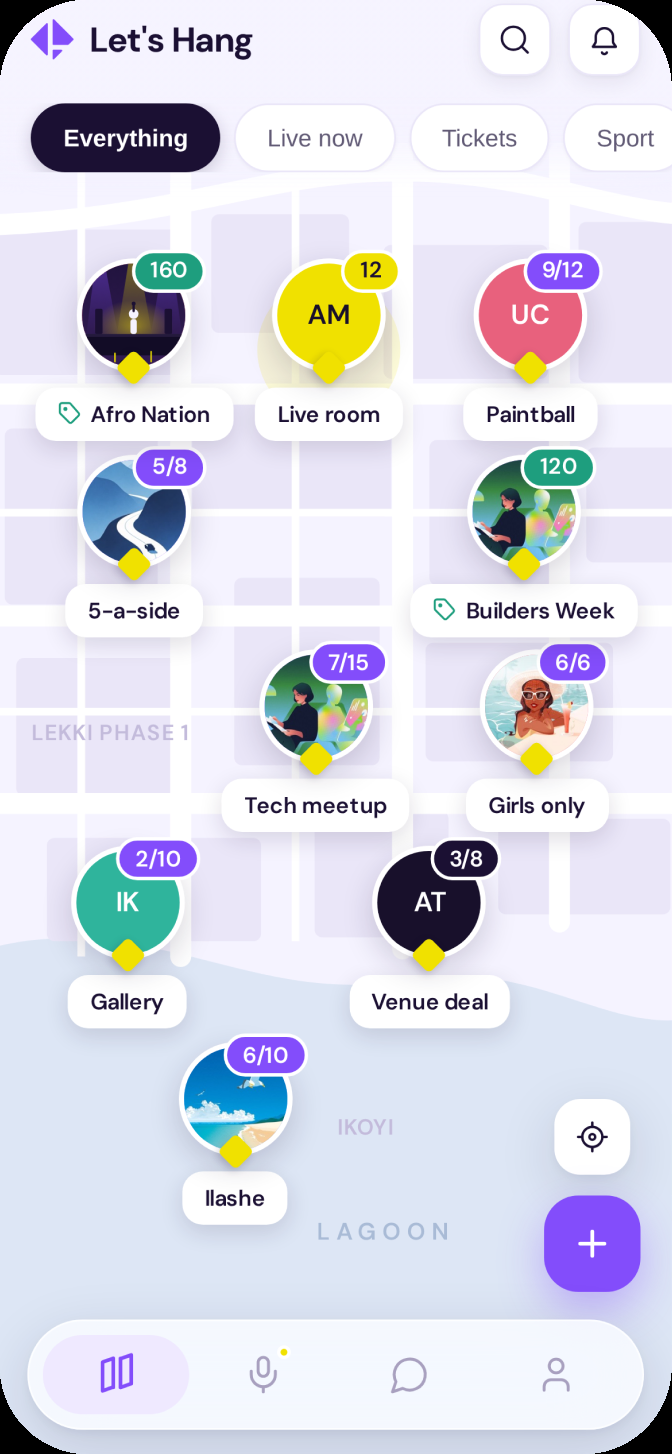
#> input picture motion-src/hero-lets-hang/raw/s-map.png, 672 x 1454 px, found by its file name
$ python pins.py ../raw/s-map.png out.png
#> lines starting #> are read from the running program, lines starting #| are printed output that depends on the picture; after the words box and inside, x2 and y2 are one past the last pixel; in counts of white or black regions, pixels touching at a corner belong together
import cv2,numpy as np,json,sys
A=sys.argv[1]
m=cv2.imread(A+'/s-map.png',cv2.IMREAD_UNCHANGED)
#> m is the input picture: shape (1454, 672, 4); mean B, G, R, A 230.4, 219.1, 218.3, 253
# pin defs: cx,cy (circle centre), label box x0,x1,y0,y1, badge right x
P=[('afro',133,315,35,233,390,440),('live',328,315,255,402,390,440),('paint',530,315,463,597,390,440),
('five',133,510,66,203,585,637),('build',523,510,410,638,585,637),('tech',316,705,221,409,780,831),
('girls',537,705,466,608,780,831),('gallery',127,902,68,186,976,1027),('venue',430,902,350,509,976,1027),('ilashe',235,1098,182,287,1172,1224)]
mask=np.zeros(m.shape[:2],np.uint8)
rects=[]
for n,cx,cy,lx0,lx1,ly0,ly1 in P:
    # circle + diamond
    cv2.circle(mask,(cx,cy),64,255,-1)
    cv2.rectangle(mask,(cx-30,cy+30),(cx+30,cy+78),255,-1)
    # badge
    cv2.rectangle(mask,(cx+2,cy-68),(cx+82,cy-22),255,-1)
    # label
    cv2.rectangle(mask,(lx0-8,ly0-6),(lx1+8,ly1+10),255,-1)
    x0=min(lx0,cx-64)-10;x1=max(lx1,cx+84)+10;y0=cy-72;y1=ly1+14
    rects.append(dict(n=n,cx=cx,cy=cy,x0=x0,y0=y0,x1=x1,y1=y1))
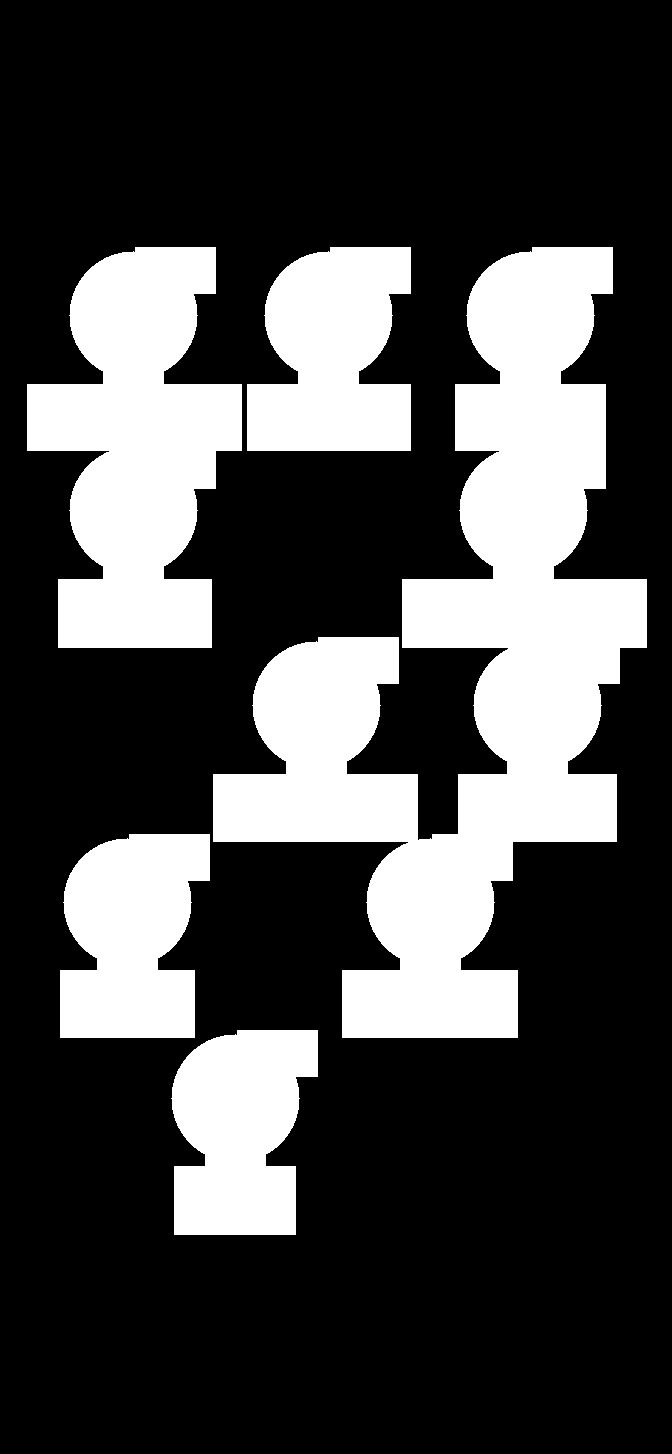
#> mask: shape (1454, 672); 27.3% white; 5 white regions, box (x1, y1, x2, y2) and area: (213, 247, 647, 1038) 137844, (27, 247, 242, 648) 54802, (247, 247, 411, 451) 26276, (60, 834, 210, 1038) 24407, (171, 1030, 318, 1235) 23645
# live room glow
cv2.circle(mask,(328,330),95,255,-1)
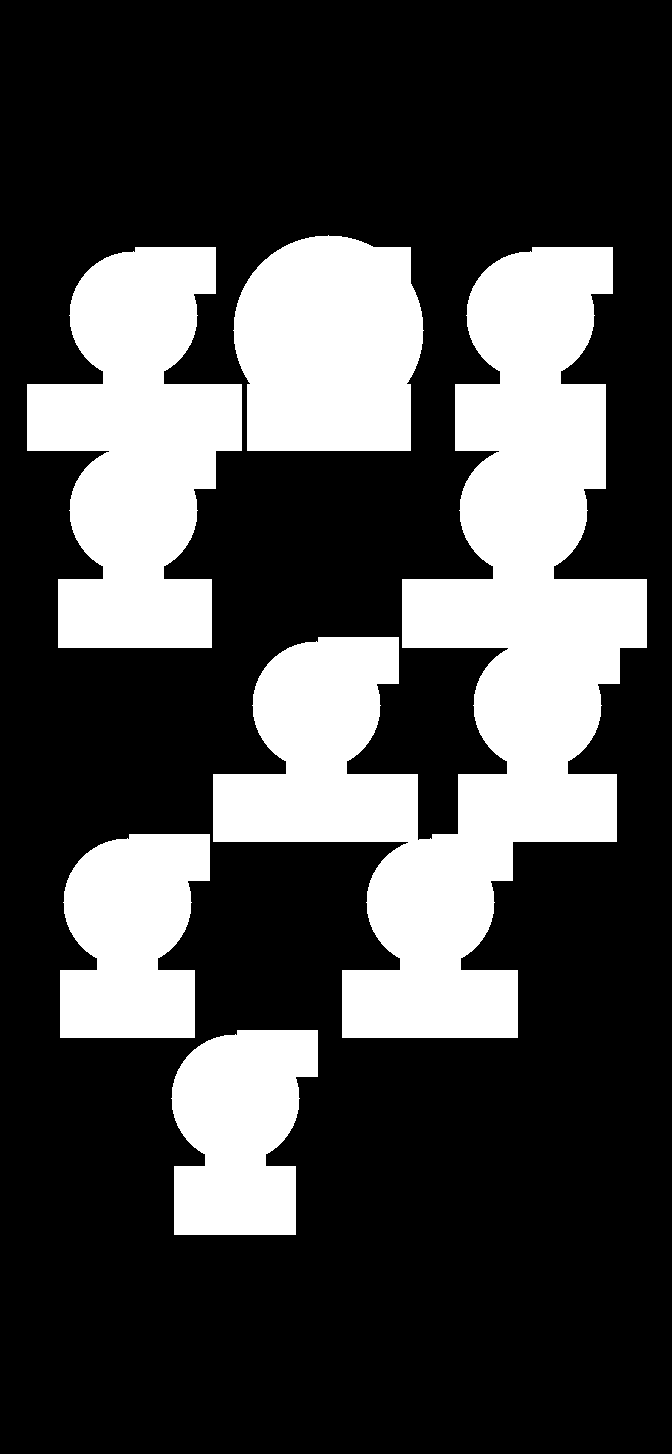
#> mask: shape (1454, 672); 28.2% white; 5 white regions, box (x1, y1, x2, y2) and area: (213, 247, 647, 1038) 137844, (27, 247, 242, 648) 54802, (233, 235, 424, 451) 35304, (60, 834, 210, 1038) 24407, (171, 1030, 318, 1235) 23645
rgb=m[:,:,:3].copy()
bare=cv2.inpaint(rgb,mask,9,cv2.INPAINT_TELEA)
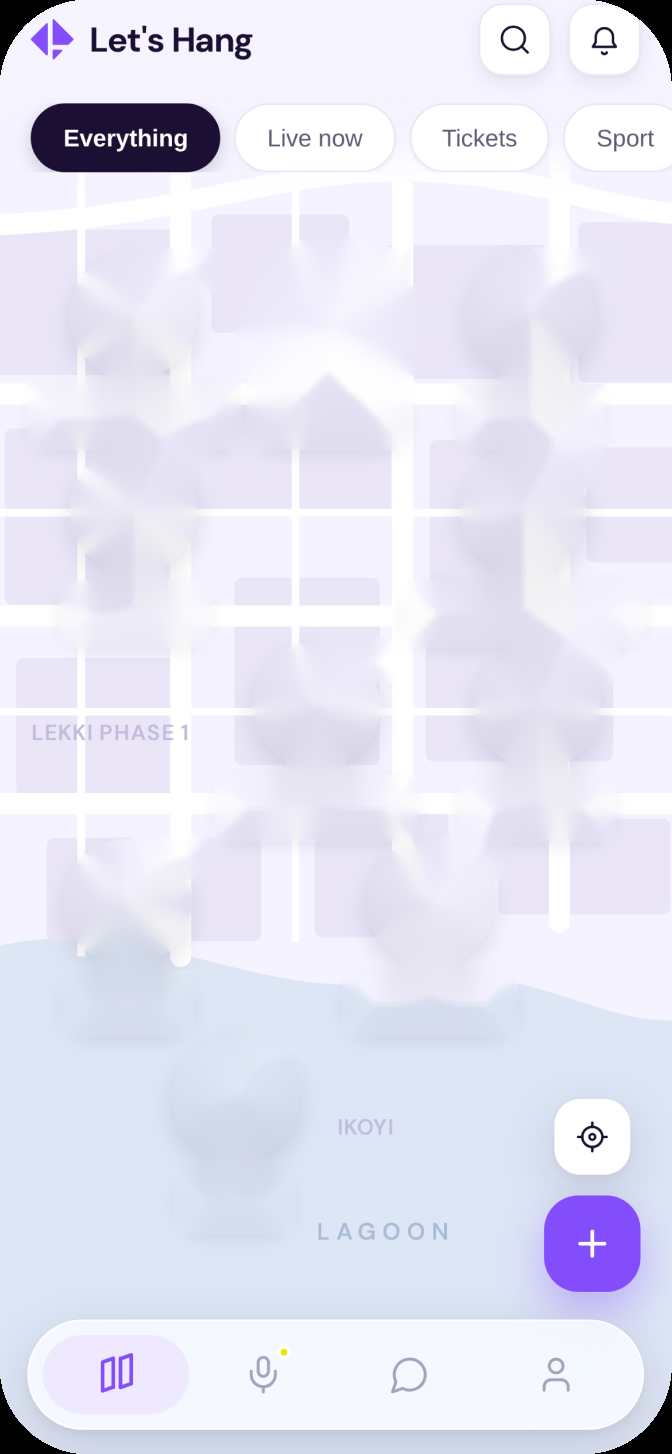
#> bare: shape (1454, 672, 3); mean B, G, R 243.3, 228.6, 228.8
cv2.imwrite(sys.argv[2]+'/bare-test.png',bare)
cv2.imwrite(sys.argv[2]+'/mask.png',mask)
json.dump(rects,open(sys.argv[2]+'/rects.json','w'))
